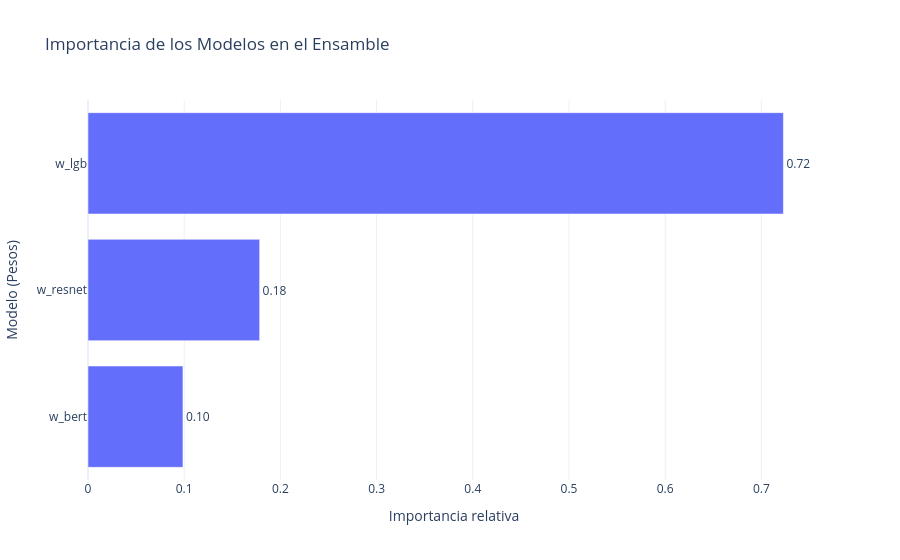

Notebook code for this chart:
### Code cell
from optuna.visualization import plot_param_importances

# Generar el gráfico de importancia de hiperparámetros (pesos)
fig = plot_param_importances(study_blend)

fig.update_layout(
    title="Importancia de los Modelos en el Ensamble",
    xaxis_title="Importancia relativa",
    yaxis_title="Modelo (Pesos)",
    template="plotly_white"
)

fig.show()

### Figure 1 — Plotly figure (JSON) as saved in the notebook; plotly's stock layout.template omitted (floating-point values rounded to 4 significant figures)
{"data": [{"cliponaxis": false, "hovertemplate": ["w_bert (FloatDistribution): 0.09869964731930086<extra></extra>", "w_resnet (FloatDistribution): 0.17840141251392308<extra></extra>", "w_lgb (FloatDistribution): 0.7228989401667759<extra></extra>"], "name": "Objective Value", "orientation": "h", "text": ["0.10", "0.18", "0.72"], "textposition": "outside", "type": "bar", "x": [0.0987, 0.1784, 0.7229], "y": ["w_bert", "w_resnet", "w_lgb"]}], "layout": {"title": {"text": "Importancia de los Modelos en el Ensamble"}, "xaxis": {"title": {"text": "Importancia relativa"}}, "yaxis": {"title": {"text": "Modelo (Pesos)"}}}}
